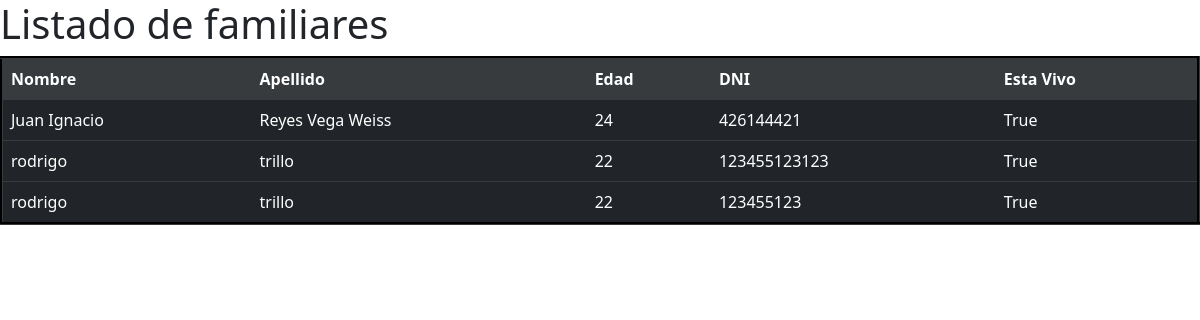
The page /list-family/ on the database as committed earlier.
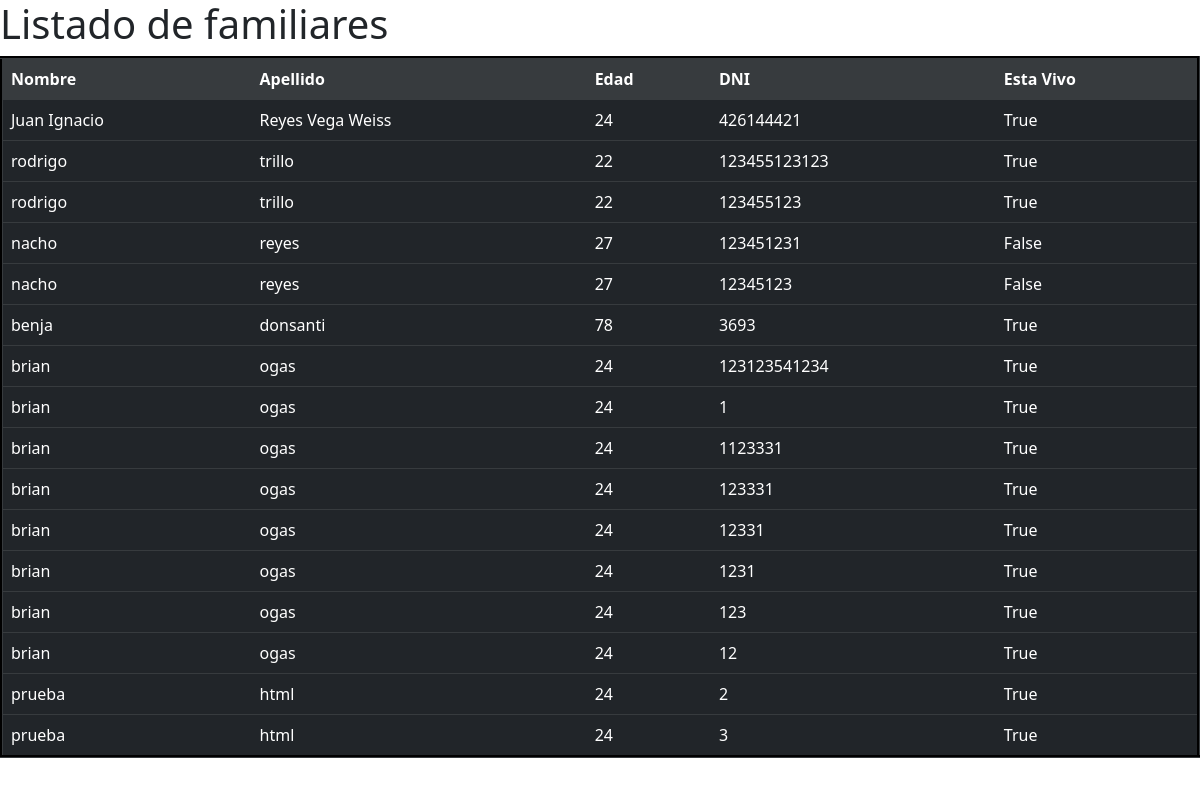
The same page on the database as committed later.
### family/models.py (models this page shows)
class Family(models.Model):
    name = models.CharField(max_length=100)
    surname = models.CharField(max_length=100)
    age = models.IntegerField()
    dni = models.IntegerField(unique=True)
    alive = models.BooleanField()

### family/views.py (the view)
# urls.py: path("list-family/", list_family_members),
def list_family_members(request):
    all_family_members = Family.objects.all()
    context = {
        "family": all_family_members,
    }
    return render(request, "list_families.html", context=context)

### templates/list_families.html (shortened to what this page needs)
<!DOCTYPE html>
<html lang="en">
<head>
    <link href="https://cdn.jsdelivr.net/npm/bootstrap@5.2.3/dist/css/bootstrap.min.css" rel="stylesheet">
</head>
<body>
<table class="table table-dark table-hover" cellspacing="5" cellpadding="5" border="3">
    <h1>Listado de familiares</h1>
<tr class="table-active">
    <td><strong>Nombre</strong></td>
    <td><strong>Apellido</strong></td>
    <td><strong>Edad</strong></td>
    <td><strong>DNI</strong></td>
    <td><strong>Esta Vivo</strong></td>
</tr>
{% for member in family %}
<tr>
    <td>{{member.name}}</td>
    <td>{{member.surname}}</td>
    <td>{{member.age}}</td>
    <td>{{member.dni}}</td>
    <td>{{member.alive}}</td>
</tr>
{% endfor %}
</table>
</body>
</html>

Rows that differ between the two databases and show on the page:
added Family: name "nacho", surname "reyes", age "27", dni "123451231", alive "False"
added Family: name "nacho", surname "reyes", age "27", dni "12345123", alive "False"
added Family: name "benja", surname "donsanti", age "78", dni "3693", alive "True"
added Family: name "brian", surname "ogas", age "24", dni "123123541234", alive "True"
added Family: name "brian", surname "ogas", age "24", dni "1", alive "True"
added Family: name "brian", surname "ogas", age "24", dni "1123331", alive "True"
added Family: name "brian", surname "ogas", age "24", dni "123331", alive "True"
added Family: name "brian", surname "ogas", age "24", dni "12331", alive "True"
added Family: name "brian", surname "ogas", age "24", dni "1231", alive "True"
added Family: name "brian", surname "ogas", age "24", dni "123", alive "True"
added Family: name "brian", surname "ogas", age "24", dni "12", alive "True"
added Family: name "prueba", surname "html", age "24", dni "2", alive "True"
added Family: name "prueba", surname "html", age "24", dni "3", alive "True"
